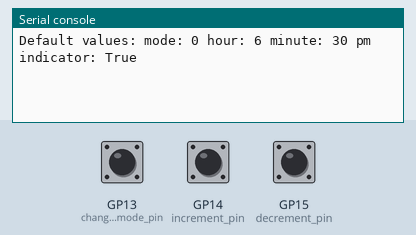
Bench run of a program on a simulated Raspberry Pi Pico running MicroPython. On the bench: the last lines printed to the serial console. The test bench sets the inputs (shaded band); at power-on: GP13 (change_mode_pin) HIGH, GP14 (increment_pin) HIGH, GP15 (decrement_pin) HIGH.

Above: at 1.2 s.
1.3 s: GP13 (change_mode_pin) pulled LOW for 0.15 s
At 1.6 s:
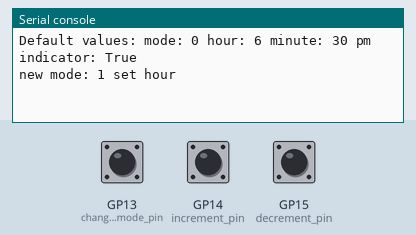
2.9 s: GP14 (increment_pin) pulled LOW for 0.15 s
At 4.1 s:
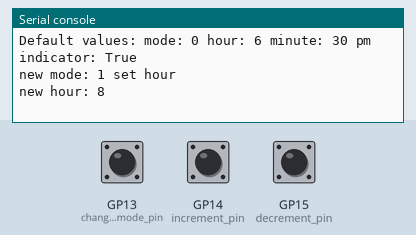
4.5 s: GP13 (change_mode_pin) pulled LOW for 1 s
At 5.4 s:
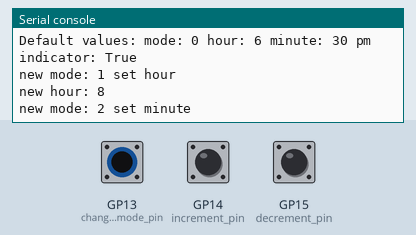
7.0 s: GP15 (decrement_pin) pulled LOW for 0.15 s
At 8.2 s:
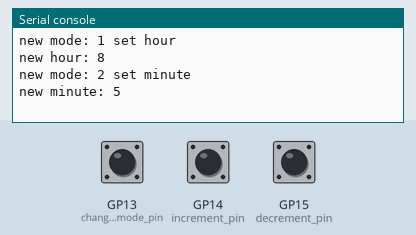
8.6 s: GP13 (change_mode_pin) pulled LOW for 0.15 s
At 9.7 s:
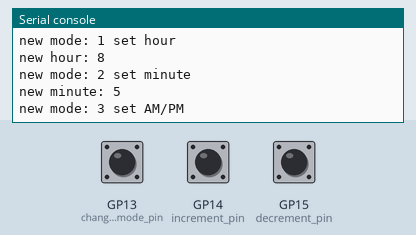
10.2 s: GP14 (increment_pin) pulled LOW for 1 s
At 10.9 s:
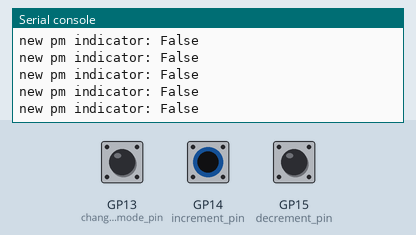

Measured:
- after the input at 1.3 s, the serial console: prints a new line at once (image 1)
- after the input at 2.9 s, the serial console: prints a new line at once (image 2)
- after the input at 4.5 s, the serial console: prints a new line at once (image 3)
- after the input at 7.0 s, the serial console: prints a new line at once (image 4)
- after the input at 8.6 s, the serial console: prints a new line at once (image 5)
- after the input at 10.2 s, the serial console: prints a new line at once (image 6)

The program:

07-button-mode-control.py
```python
from utime import sleep
from machine import Pin

# Sample Raspberry Pi Pico MicroPython three button press example

# Global Variable Default Settings
mode=0
hour=6
minute=30
pm_indicator = True
mode_names = ['run', 'set hour', 'set minute', 'set AM/PM']
mode_count = len(mode_names)

# Button Pin GPIO Configuration
CHANGE_MODE_PIN = 13
INCREMENT_PIN = 14
DECREMENT_PIN = 15

# Create 3 button objects as inputs with pullup resistors
change_mode_pin = Pin(CHANGE_MODE_PIN, Pin.IN, Pin.PULL_UP)
increment_pin = Pin(INCREMENT_PIN, Pin.IN, Pin.PULL_UP)
decrement_pin = Pin(DECREMENT_PIN, Pin.IN, Pin.PULL_UP)

# These functions gets called every time a button is pressed.
def mode_button_pressed(pin):
    global mode
    mode += 1
    mode = mode % mode_count

def increment_button_pressed(pin):
    global mode, hour, minute, pm_indicator
    if mode == 1:
        hour += 1
        # hour goes from 1 to 12
        hour = (hour % 12) + 1
    if mode == 2:
        minute += 1
        minute = minute % 12
    if mode == 3:
        pm_indicator = not pm_indicator

def decrement_button_pressed(pin):
    global mode, hour, minute, pm_indicator
    if mode == 1:
        hour -= 1
        # hour goes from 1 to 12
        hour = (hour % 12) + 1
    if mode == 2:
        minute -= 1
        minute = minute % 12
    if mode == 3:
        pm_indicator = not pm_indicator

# now we register the button handler functions using the irq setter method for each pin
change_mode_pin.irq(trigger=Pin.IRQ_FALLING, handler = mode_button_pressed)
increment_pin.irq(trigger=Pin.IRQ_FALLING, handler = increment_button_pressed)
decrement_pin.irq(trigger=Pin.IRQ_FALLING, handler = decrement_button_pressed)

# only print on change - these variables store the old values
last_mode = mode
last_hour = hour
last_minute = minute
last_pm_indicator = pm_indicator
print("Default values: mode:", mode, "hour:", hour, "minute:", minute, "pm indicator:", pm_indicator)
while True:
    if mode != last_mode:
        print("new mode:", mode, mode_names[mode])
        last_mode = mode
    if hour != last_hour:
        print("new hour:", hour)
        last_hour = hour
    if minute != last_minute:
        print("new minute:", minute)
        last_minute = minute
    if pm_indicator != last_pm_indicator:
        print("new pm indicator:", pm_indicator)
        last_minute = minute
    sleep(.01)
```
